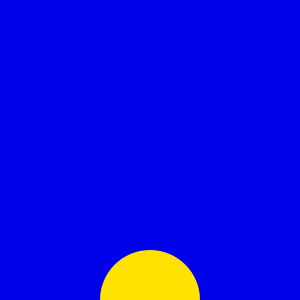
Frame 1 (no input)
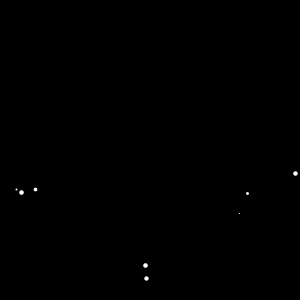
Frame 60 (the mouse pressed at the canvas centre just before this capture)
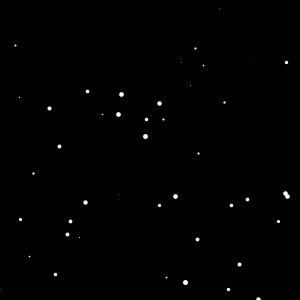
Frame 120 (the mouse held since frame 60 and released just before this capture)

The Processing sketch that drew these frames (run headless with seeded random() and noise(); from frame 60 on, the mouse is pressed at the canvas centre):

// Processing sketch: processing_105820
// ── processing_105820.pde

float y = 300.0;
float x = 20.0;
int j= 0;
void setup()
{
   
  size (300,300);
  smooth();
}
void draw()
{
   
  noStroke();
  background(0,0,255-x);
  fill(#FFE200);
  frameRate(10);
  ellipse(150,y,100,100);
   
  y -= 8;
  x += 5;
   
  if (y <= -100)
  {
      stroke(255);
      for (int i = 0; i <= j; i++)
      {
        strokeWeight(random(5));
        point(random(300),random(300));
      }
      if (j> 50)
        j=50;
      else
        j++;
  }
}
